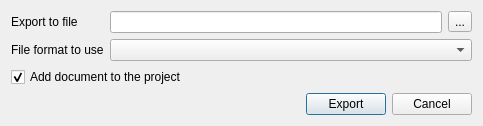
<?xml version="1.0" encoding="UTF-8"?>
<ui version="4.0">
 <class>U2::ExportSequences2MSADialog</class>
 <widget class="QDialog" name="U2::ExportSequences2MSADialog">
  <property name="geometry">
   <rect>
    <x>0</x>
    <y>0</y>
    <width>483</width>
    <height>126</height>
   </rect>
  </property>
  <property name="windowTitle">
   <string>Export sequences as alignment</string>
  </property>
  <property name="modal">
   <bool>true</bool>
  </property>
  <layout class="QVBoxLayout" name="verticalLayout">
   <item>
    <layout class="QGridLayout" name="gridLayout">
     <item row="0" column="0">
      <widget class="QLabel" name="fileLabel">
       <property name="text">
        <string>Export to file</string>
       </property>
      </widget>
     </item>
     <item row="0" column="1">
      <widget class="QLineEdit" name="fileNameEdit"/>
     </item>
     <item row="0" column="2">
      <widget class="QToolButton" name="fileButton">
       <property name="text">
        <string>...</string>
       </property>
      </widget>
     </item>
     <item row="1" column="0">
      <widget class="QLabel" name="formatLabel">
       <property name="text">
        <string>File format to use</string>
       </property>
      </widget>
     </item>
     <item row="1" column="1" colspan="2">
      <widget class="QComboBox" name="formatCombo"/>
     </item>
    </layout>
   </item>
   <item>
    <widget class="QCheckBox" name="addToProjectBox">
     <property name="text">
      <string>Add document to the project</string>
     </property>
     <property name="checked">
      <bool>true</bool>
     </property>
    </widget>
   </item>
   <item>
    <spacer name="verticalSpacer">
     <property name="orientation">
      <enum>Qt::Vertical</enum>
     </property>
     <property name="sizeHint" stdset="0">
      <size>
       <width>20</width>
       <height>0</height>
      </size>
     </property>
    </spacer>
   </item>
   <item>
    <layout class="QHBoxLayout" name="horizontalLayout_2">
     <item>
      <spacer name="horizontalSpacer">
       <property name="orientation">
        <enum>Qt::Horizontal</enum>
       </property>
       <property name="sizeHint" stdset="0">
        <size>
         <width>40</width>
         <height>20</height>
        </size>
       </property>
      </spacer>
     </item>
     <item>
      <widget class="QPushButton" name="okButton">
       <property name="text">
        <string>Export</string>
       </property>
       <property name="default">
        <bool>true</bool>
       </property>
      </widget>
     </item>
     <item>
      <widget class="QPushButton" name="cancelButton">
       <property name="text">
        <string>Cancel</string>
       </property>
      </widget>
     </item>
    </layout>
   </item>
  </layout>
 </widget>
 <resources/>
 <connections>
  <connection>
   <sender>cancelButton</sender>
   <signal>clicked()</signal>
   <receiver>U2::ExportSequences2MSADialog</receiver>
   <slot>reject()</slot>
   <hints>
    <hint type="sourcelabel">
     <x>198</x>
     <y>233</y>
    </hint>
    <hint type="destinationlabel">
     <x>199</x>
     <y>149</y>
    </hint>
   </hints>
  </connection>
  <connection>
   <sender>okButton</sender>
   <signal>clicked()</signal>
   <receiver>U2::ExportSequences2MSADialog</receiver>
   <slot>accept()</slot>
   <hints>
    <hint type="sourcelabel">
     <x>115</x>
     <y>233</y>
    </hint>
    <hint type="destinationlabel">
     <x>199</x>
     <y>149</y>
    </hint>
   </hints>
  </connection>
 </connections>
</ui>
